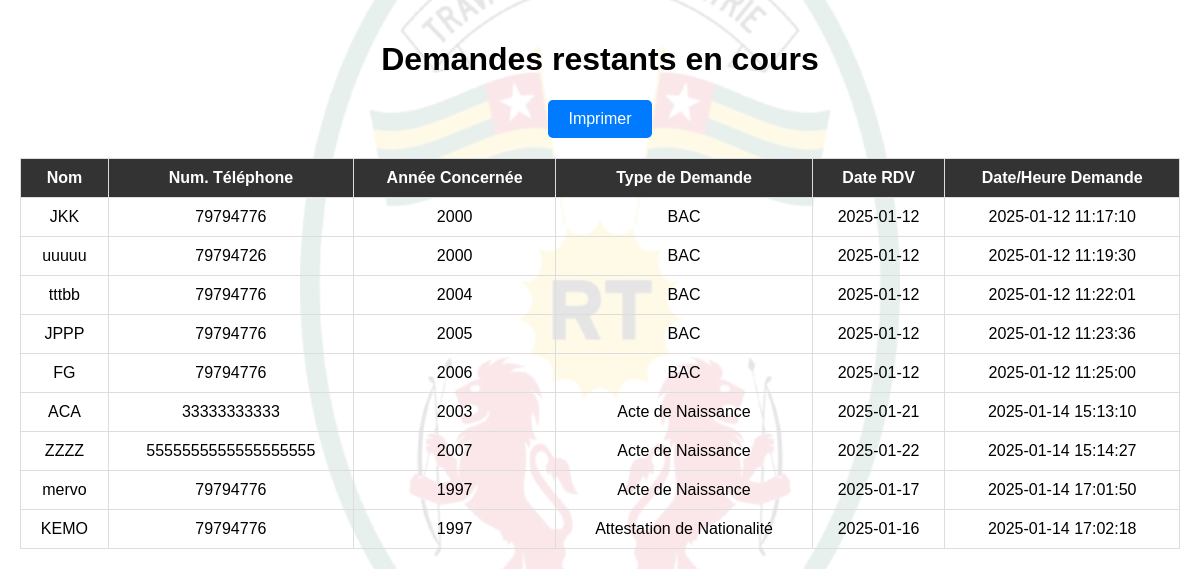
Screenshot of /reste.php (signed in) with the database file from the repository.
### tables this page shows
CREATE TABLE IF NOT EXISTS `demandeur` (
  `IdDmd` int NOT NULL AUTO_INCREMENT,
  `DateHeureDmd` datetime DEFAULT CURRENT_TIMESTAMP,
  `NomDmd` varchar(255) NOT NULL,
  `NumeroTel` varchar(20) NOT NULL,
  `ConcerneAnnee` year NOT NULL,
  `TypeDmd` varchar(255) NOT NULL,
  `DateRdv` date NOT NULL,
  `IdAdmin` int DEFAULT NULL,
  `Etat` tinyint(1) DEFAULT '0',
  PRIMARY KEY (`IdDmd`),
  KEY `IdAdmin` (`IdAdmin`)
);

### reste.php (the view, shortened to what this page needs)
<?php
$servername = "localhost";
$username = "root";
$password = "";
$dbname = "gov";
$conn = new mysqli($servername, $username, $password, $dbname);
$sql = "SELECT * FROM demandeur where Etat = 0 ORDER BY DateHeureDmd ASC";
$result = $conn->query($sql);
?>
<!DOCTYPE html>
<html lang="en">
<head>
</head>
<body>
    <h1>Demandes restants en cours</h1>
    <div class="print-button no-print">
        <button onclick="window.print()">Imprimer</button>
    </div>
    <table>
        <thead>
            <tr>
                <th>Nom</th>
                <th>Num. Téléphone</th>
                <th>Année Concernée</th>
                <th>Type de Demande</th>
                <th>Date RDV</th>
                <th>Date/Heure Demande</th>
            </tr>
        </thead>
        <tbody>
            <?php
            if ($result->num_rows > 0) {
                while ($row = $result->fetch_assoc()) {
                    echo "<tr>
                            <td>" . htmlspecialchars($row['NomDmd']) . "</td>
                            <td>" . htmlspecialchars($row['NumeroTel']) . "</td>
                            <td>" . htmlspecialchars($row['ConcerneAnnee']) . "</td>
                            <td>" . htmlspecialchars($row['TypeDmd']) . "</td>
                            <td>" . htmlspecialchars($row['DateRdv']) . "</td>
                            <td>" . htmlspecialchars($row['DateHeureDmd']) . "</td>
                          </tr>";
                }
            } else {
                echo "<tr><td colspan='6' class='no-data'>Aucune demande trouvée</td></tr>";
            }
            ?>
        </tbody>
    </table>
</body>
</html>

### reste.php (style rules this page uses)
body { font-family: Arial, sans-serif; margin: 0; padding: 20px; background-color: #ffffff; position: relative; }
body::before { content: ""; position: absolute; top: 0; left: 0; width: 100%; height: 100%; background-image: url('Ar.png'); background-repeat: no-repeat; background-position: center; background-size: 50%; opacity: 0.1; z-index: -1; }
h1 { text-align: center; }
table { width: 100%; border-collapse: collapse; margin-top: 20px; }
table th, table td { border: 1px solid #ddd; padding: 10px; text-align: center; }
table th { background-color: #333; color: #fff; }
.print-button { margin: 20px 0; text-align: center; }
.print-button button { padding: 10px 20px; font-size: 16px; background-color: #007bff; color: white; border: none; border-radius: 5px; cursor: pointer; }

### rows the page displays
demandeur: NomDmd "JKK", NumeroTel "79794776", ConcerneAnnee "2000", TypeDmd "BAC", DateRdv "2025-01-12", DateHeureDmd "2025-01-12 11:17:10"
demandeur: NomDmd "uuuuu", NumeroTel "79794726", ConcerneAnnee "2000", TypeDmd "BAC", DateRdv "2025-01-12", DateHeureDmd "2025-01-12 11:19:30"
demandeur: NomDmd "tttbb", NumeroTel "79794776", ConcerneAnnee "2004", TypeDmd "BAC", DateRdv "2025-01-12", DateHeureDmd "2025-01-12 11:22:01"
demandeur: NomDmd "JPPP", NumeroTel "79794776", ConcerneAnnee "2005", TypeDmd "BAC", DateRdv "2025-01-12", DateHeureDmd "2025-01-12 11:23:36"
demandeur: NomDmd "FG", NumeroTel "79794776", ConcerneAnnee "2006", TypeDmd "BAC", DateRdv "2025-01-12", DateHeureDmd "2025-01-12 11:25:00"
demandeur: NomDmd "ACA", NumeroTel "33333333333", ConcerneAnnee "2003", TypeDmd "Acte de Naissance", DateRdv "2025-01-21", DateHeureDmd "2025-01-14 15:13:10"
demandeur: NomDmd "ZZZZ", NumeroTel "5555555555555555555", ConcerneAnnee "2007", TypeDmd "Acte de Naissance", DateRdv "2025-01-22", DateHeureDmd "2025-01-14 15:14:27"
demandeur: NomDmd "mervo", NumeroTel "79794776", ConcerneAnnee "1997", TypeDmd "Acte de Naissance", DateRdv "2025-01-17", DateHeureDmd "2025-01-14 17:01:50"
demandeur: NomDmd "KEMO", NumeroTel "79794776", ConcerneAnnee "1997", TypeDmd "Attestation de Nationalité", DateRdv "2025-01-16", DateHeureDmd "2025-01-14 17:02:18"
